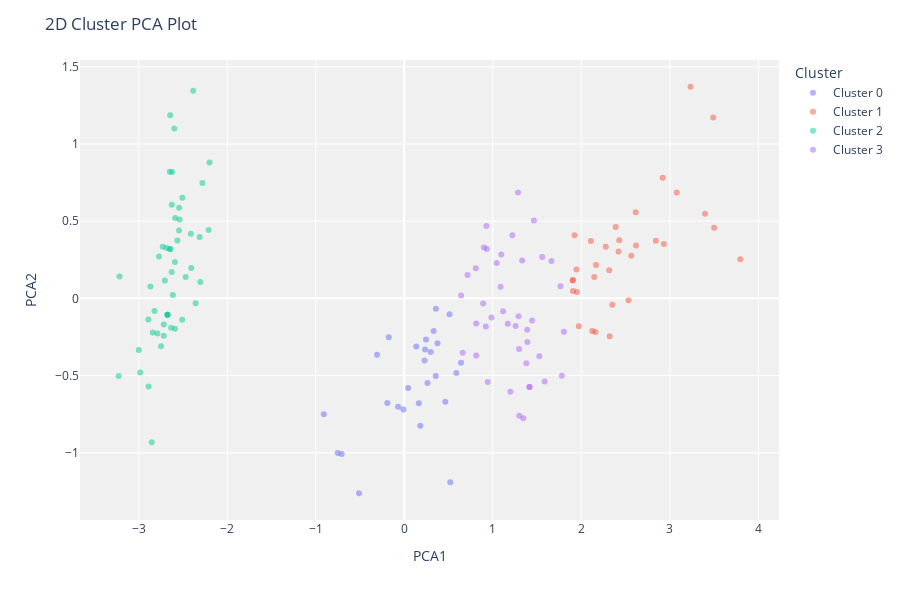

Notebook code for this chart:
### Code cell
# plot a model
plot_model(kmeans)

### Figure 1 — Plotly figure (JSON) as saved in the notebook; plotly's stock layout.template omitted (floating-point values rounded to 4 significant figures)
{"data": [{"customdata": [[5.2], [5.8], [5.5], [5.5], [5.6], [5.4], [5.8], [5.5], [5.5], [5], [5.7], [5.6], [5.8], [5.6], [6], [5.9], [5], [4.9], [5.5], [6.1], [5.6], [5.7], [5.7], [5.7], [5.7], [4.9], [5.1]], "hovertemplate": "Cluster=Cluster 0<br>PCA1=%{x}<br>PCA2=%{y}<br>Feature=%{customdata[0]}<extra></extra>", "legendgroup": "Cluster 0", "marker": {"color": "#636efa", "opacity": 0.5, "symbol": "circle"}, "mode": "markers", "name": "Cluster 0", "orientation": "v", "showlegend": true, "textposition": "top center", "type": "scatter", "x": [-0.01019, 0.2289, 0.463, 0.1645, 0.2452, 0.5873, 0.135, -0.1919, -0.07034, -0.7071, -0.3073, 0.04325, 0.2345, -0.1749, 0.2623, 0.5111, -0.5111, -0.7515, 0.181, 0.3568, 0.3555, 0.6404, 0.3752, 0.3311, 0.2978, 0.5194, -0.9085], "xaxis": "x", "y": [-0.7206, -0.4023, -0.6695, -0.6797, -0.2667, -0.4833, -0.3117, -0.6775, -0.7025, -1.008, -0.3651, -0.5815, -0.3319, -0.2518, -0.5479, -0.1023, -1.262, -1.001, -0.8256, -0.06682, -0.5032, -0.4173, -0.2916, -0.2112, -0.347, -1.191, -0.7516], "yaxis": "y"}, {"customdata": [[6.4], [7.7], [6.9], [6.8], [6.5], [6.9], [7.2], [6.7], [6.9], [6.7], [7.3], [6.4], [7.7], [7.7], [6.2], [6.4], [7.9], [7.6], [6.5], [6.3], [7.1], [7.4], [6.7], [7.2], [6.8], [6.3], [7.2], [6.3], [6.4], [7.7], [6.7], [6.7]], "hovertemplate": "Cluster=Cluster 1<br>PCA1=%{x}<br>PCA2=%{y}<br>Feature=%{customdata[0]}<extra></extra>", "legendgroup": "Cluster 1", "marker": {"color": "#EF553B", "opacity": 0.5, "symbol": "circle"}, "mode": "markers", "name": "Cluster 1", "orientation": "v", "showlegend": true, "textposition": "top center", "type": "scatter", "x": [1.905, 3.489, 2.428, 2.165, 1.949, 1.922, 2.918, 2.314, 2.108, 2.32, 2.932, 1.905, 3.499, 3.077, 1.902, 2.159, 3.232, 3.397, 2.35, 1.971, 2.616, 2.841, 2.276, 2.388, 2.563, 2.532, 2.614, 2.145, 2.123, 3.795, 1.944, 2.419], "xaxis": "x", "y": [0.1188, 1.172, 0.3768, 0.2153, 0.04073, 0.4093, 0.7804, 0.1826, 0.3715, -0.2455, 0.3524, 0.04805, 0.4568, 0.6858, 0.1159, -0.2183, 1.371, 0.5472, -0.04188, -0.1811, 0.3419, 0.3727, 0.3334, 0.4625, 0.276, -0.01184, 0.5584, 0.1389, -0.2109, 0.2533, 0.1874, 0.3035], "yaxis": "y"}, {"customdata": [[5], [5], [4.8], [5.1], [4.6], [5.1], [5.4], [5.1], [5.7], [5.1], [5.4], [5.7], [5.8], [4.8], [4.8], [5.4], [4.9], [4.4], [5], [4.6], [5.4], [5], [4.6], [4.7], [4.9], [4.3], [5.2], [5.1], [4.7], [5], [5.3], [4.6], [5.1], [4.8], [5.1], [5], [4.4], [5.2], [5], [5.1], [4.5], [4.9], [4.8], [5.4], [4.4], [5.5], [4.9], [5.2], [5.5], [5]], "hovertemplate": "Cluster=Cluster 2<br>PCA1=%{x}<br>PCA2=%{y}<br>Feature=%{customdata[0]}<extra></extra>", "legendgroup": "Cluster 2", "marker": {"color": "#00cc96", "opacity": 0.5, "symbol": "circle"}, "mode": "markers", "name": "Cluster 2", "orientation": "v", "showlegend": true, "textposition": "top center", "type": "scatter", "x": [-2.469, -2.508, -2.356, -2.303, -3.216, -2.543, -2.311, -2.587, -2.199, -2.648, -2.623, -2.384, -2.644, -2.787, -2.613, -2.507, -2.674, -2.888, -2.626, -2.821, -2.28, -2.729, -2.746, -2.89, -2.715, -3.225, -2.562, -2.684, -2.633, -2.704, -2.543, -2.84, -2.538, -2.716, -2.209, -2.406, -2.998, -2.64, -2.77, -2.59, -2.852, -2.674, -2.588, -2.41, -2.982, -2.597, -2.674, -2.648, -2.625, -2.867], "xaxis": "x", "y": [0.1379, -0.1391, -0.03121, 0.1055, 0.1416, 0.44, 0.3979, 0.5205, 0.8792, 0.3191, 0.8181, 1.345, 1.186, -0.2277, 0.02152, 0.6519, -0.1067, -0.5708, 0.1704, -0.0821, 0.7478, 0.3339, -0.3111, -0.1373, -0.1696, -0.5033, 0.3747, 0.3266, -0.1901, 0.115, 0.5863, -0.2206, 0.5104, -0.2427, 0.4427, 0.1959, -0.3343, 0.3193, 0.2711, 0.2361, -0.9329, -0.1067, -0.1974, 0.4181, -0.4803, 1.1, -0.1067, 0.82, 0.6068, 0.07719], "yaxis": "y"}, {"customdata": [[6], [6.2], [6.3], [6.3], [6.1], [5.6], [6.5], [6.3], [5.8], [6.1], [6.4], [5.8], [7], [6.4], [6.9], [6.5], [6.3], [6.6], [6.1], [6.7], [5.6], [6.2], [5.9], [6.3], [6.1], [6.6], [6.8], [6.7], [6], [6], [6], [6.7], [6.3], [6.1], [6.2], [5.8], [6.5], [6.4], [5.7], [6], [5.9]], "hovertemplate": "Cluster=Cluster 3<br>PCA1=%{x}<br>PCA2=%{y}<br>Feature=%{customdata[0]}<extra></extra>", "legendgroup": "Cluster 3", "marker": {"color": "#ab63fa", "opacity": 0.5, "symbol": "circle"}, "mode": "markers", "name": "Cluster 3", "orientation": "v", "showlegend": true, "textposition": "top center", "type": "scatter", "x": [1.169, 1.258, 1.388, 1.443, 1.78, 1.198, 1.764, 1.526, 1.414, 1.291, 0.714, 1.585, 1.285, 0.9324, 1.464, 1.087, 1.095, 1.043, 0.984, 0.9276, 0.6596, 0.9424, 1.116, 1.296, 0.9205, 0.8996, 1.331, 1.557, 0.8125, 1.379, 0.8072, 1.22, 0.8129, 0.8902, 0.6417, 1.414, 1.662, 1.802, 1.345, 1.298, 1.39], "xaxis": "x", "y": [-0.1645, -0.1791, -0.204, -0.1438, -0.5015, -0.6056, 0.07852, -0.375, -0.5749, -0.1164, 0.1504, -0.5393, 0.6854, 0.3192, 0.5042, 0.07539, 0.2839, 0.229, -0.1244, 0.4682, -0.352, -0.5418, -0.08421, -0.3276, -0.1824, 0.3296, 0.2447, 0.2674, -0.1623, -0.4212, 0.1951, 0.408, -0.3707, -0.03381, 0.01907, -0.5749, 0.242, -0.2162, -0.7764, -0.761, -0.2829], "yaxis": "y"}], "layout": {"height": 600, "legend": {"title": {"text": "Cluster"}, "tracegroupgap": 0}, "margin": {"t": 60}, "plot_bgcolor": "rgb(240,240,240)", "title": {"text": "2D Cluster PCA Plot"}, "xaxis": {"anchor": "y", "domain": [0, 1], "title": {"text": "PCA1"}}, "yaxis": {"anchor": "x", "domain": [0, 1], "title": {"text": "PCA2"}}}}
